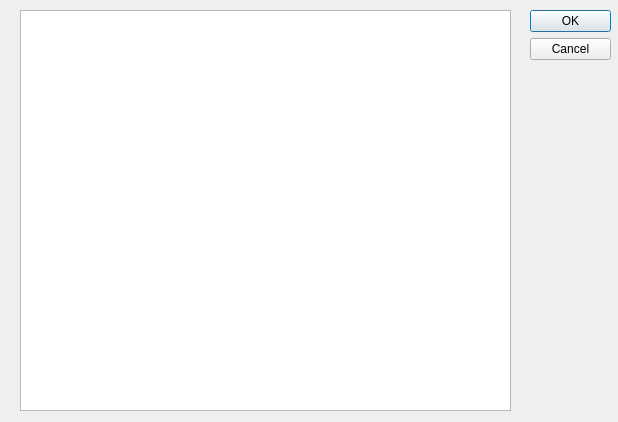
<?xml version="1.0" encoding="UTF-8"?>
<ui version="4.0">
 <class>IletsView</class>
 <widget class="QDialog" name="IletsView">
  <property name="geometry">
   <rect>
    <x>0</x>
    <y>0</y>
    <width>618</width>
    <height>422</height>
   </rect>
  </property>
  <property name="windowTitle">
   <string>Dialog</string>
  </property>
  <widget class="QDialogButtonBox" name="buttonBox">
   <property name="geometry">
    <rect>
     <x>530</x>
     <y>10</y>
     <width>81</width>
     <height>71</height>
    </rect>
   </property>
   <property name="orientation">
    <enum>Qt::Vertical</enum>
   </property>
   <property name="standardButtons">
    <set>QDialogButtonBox::Cancel|QDialogButtonBox::Ok</set>
   </property>
  </widget>
  <widget class="QTreeView" name="ilets_tree">
   <property name="geometry">
    <rect>
     <x>20</x>
     <y>10</y>
     <width>491</width>
     <height>401</height>
    </rect>
   </property>
   <property name="font">
    <font>
     <pointsize>12</pointsize>
    </font>
   </property>
   <attribute name="headerVisible">
    <bool>false</bool>
   </attribute>
  </widget>
 </widget>
 <resources/>
 <connections>
  <connection>
   <sender>buttonBox</sender>
   <signal>accepted()</signal>
   <receiver>IletsView</receiver>
   <slot>accept()</slot>
   <hints>
    <hint type="sourcelabel">
     <x>248</x>
     <y>254</y>
    </hint>
    <hint type="destinationlabel">
     <x>157</x>
     <y>274</y>
    </hint>
   </hints>
  </connection>
  <connection>
   <sender>buttonBox</sender>
   <signal>rejected()</signal>
   <receiver>IletsView</receiver>
   <slot>reject()</slot>
   <hints>
    <hint type="sourcelabel">
     <x>316</x>
     <y>260</y>
    </hint>
    <hint type="destinationlabel">
     <x>286</x>
     <y>274</y>
    </hint>
   </hints>
  </connection>
 </connections>
</ui>
